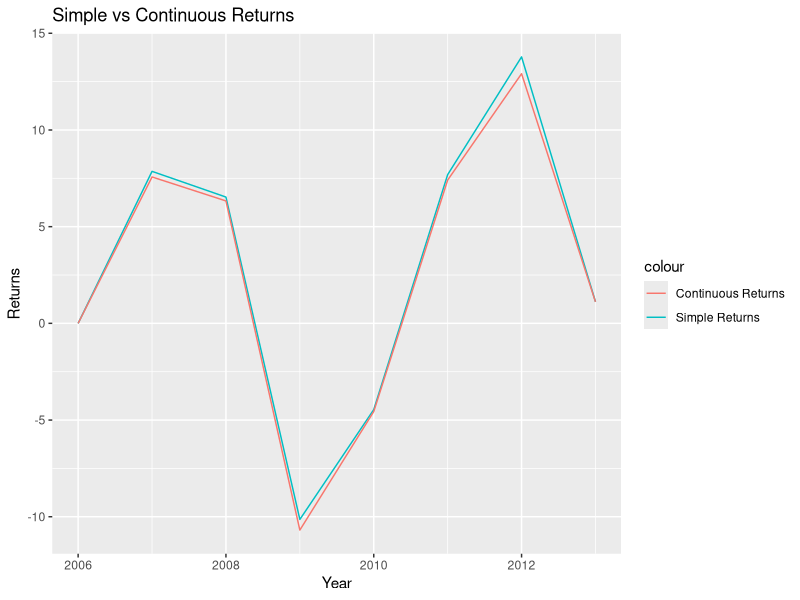
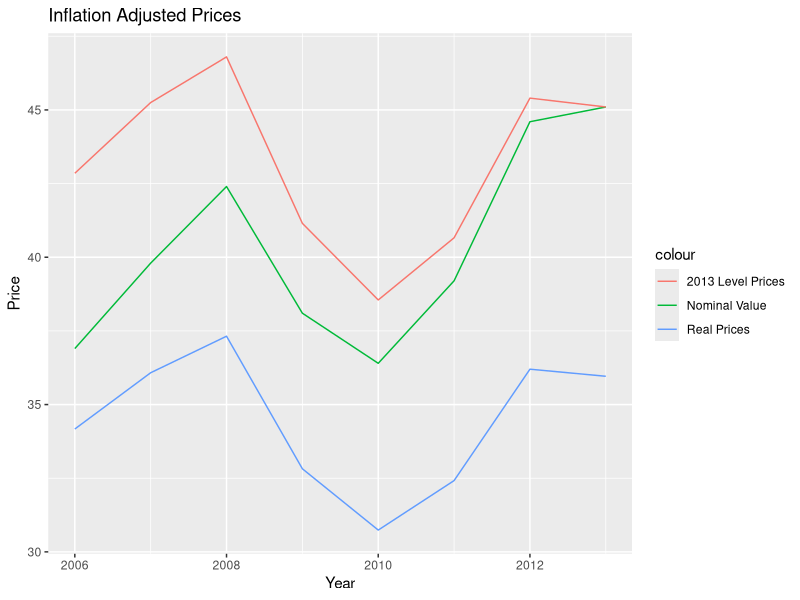

Reproduce these figures in R, in order.
#Code by RJ Neel

## Chapter 1
## Self-study questions
## Solution to Question 4 

### The foll table (refer variable data) gives, end of year prices of a bond and of CPI

year=2006:2013
bond_val= c(36.9,39.8,42.4,38.1,36.4,39.2,44.6,45.1)
cpi=c(108,110.3,113.6,116.1,118.4,120.9,123.2,125.4)
data=data.frame(year,bond_val,cpi)

data

#### (a) Calc Simple Returns

sim_ret=0 #Initializing the value

for(i in 1:7) #Looping to calc values
{
    sim_ret[i+1]= round(((data$bond_val[i+1]-data$bond_val[i]) / data$bond_val[i])*100,2)
}

sim_ret

data=data.frame(data,sim_ret)
data #solution

#### (b) Calc Cont Comp Returns

cont_ret=0 #Initializing the value

for(i in 1:7) #Looping to calc values
{
    cont_ret[i+1]= round((log(data$bond_val[i+1]/data$bond_val[i]))*100,2)
}

cont_ret

data=data.frame(data,cont_ret)
data #solution

#### (c) Calc prices of bond each year in 2013 terms

bond_price_2013= round((bond_val/cpi)*cpi[8],2)
bond_price_2013
data=data.frame(data,bond_price_2013)
data #solution

#### (d) Calc the real returns
bond_real_price=round((bond_val/cpi)*100,2)
bond_real_price
data=data.frame(data,bond_real_price)
data #solution

#Plots
library(ggplot2)

##### Returns
ggplot(data=data,aes(x=year))+geom_line(aes(y=data$sim_ret,col='Simple Returns'))+geom_line(aes(y=data$cont_ret,col='Continuous Returns'))+ggtitle('Simple vs Continuous Returns')+xlab('Year')+ylab('Returns')

###### Prices
ggplot(data=data,aes(x=year))+geom_line(aes(y=data$bond_val,col='Nominal Value'))+geom_line(aes(y=data$bond_price_2013,col='2013 Level Prices'))+geom_line(aes(y=data$bond_real_price,col='Real Prices'))+ggtitle('Inflation Adjusted Prices')+xlab('Year')+ylab('Price')
